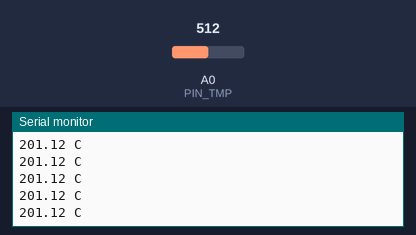
A sketch run on a simulated Arduino Uno, built with avr-gcc and run on an emulated ATmega328P. Shown: the last lines printed to the serial monitor. Inputs (shaded band) come from the test bench; at power-on: A0 (PIN_TMP) = 512.

Above: at 1.2 s.
1.3 s: A0 (PIN_TMP) set to 316
At 1.8 s:
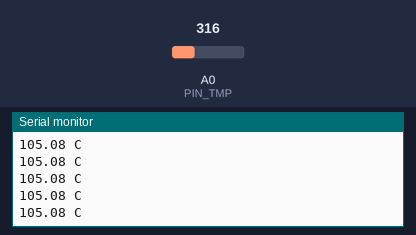
4.3 s: A0 (PIN_TMP) set to 297
At 5.6 s:
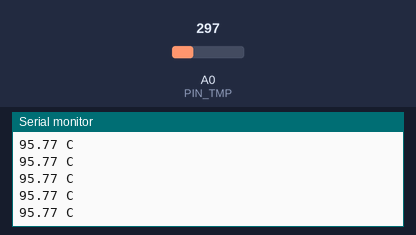
Timing chart, 0 to 7.3 s (numbered marks = the images above; inputs shaded):
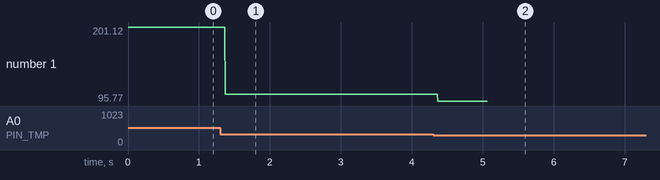

The sketch:

copy_of_sensor_temperatura_millis_1.ino
```cpp
int PIN_TMP = A0 ;

void setup(){
  Serial.begin(9600);
}

float medirTemperatura(){
  int lectura = analogRead(PIN_TMP);
  return lectura*0.49-49.76;
}

void loop(){

  // millis() devuelve la cantidad de
  // milisegundos que han pasado desde
  // que se encenció el arduino. Se
  // desborda a los 50 días aprox
  int tiempoActual = millis()/1000;

  if (tiempoActual<5){
    float temperatura = medirTemperatura();
    Serial.print(temperatura);
    Serial.println(" C");
  }
}
```

Measured:
- after the input at 1.3 s, the serial monitor: prints a new line after 0.07 s (image 1)
- after the input at 4.3 s, the serial monitor: prints a new line after 0.07 s (image 2)
- plotted number 1: 201.12 → 105.08 after the input at 1.3 s, 105.08 → 95.77 after the input at 4.3 s
